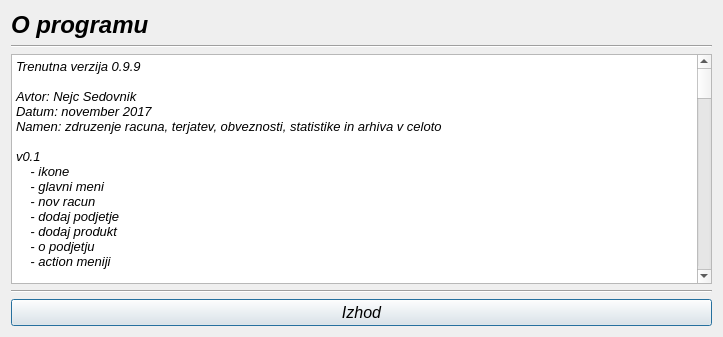
<?xml version="1.0" encoding="UTF-8"?>
<ui version="4.0">
 <class>Oprogramu</class>
 <widget class="QDialog" name="Oprogramu">
  <property name="geometry">
   <rect>
    <x>0</x>
    <y>0</y>
    <width>723</width>
    <height>337</height>
   </rect>
  </property>
  <property name="sizePolicy">
   <sizepolicy hsizetype="Fixed" vsizetype="Fixed">
    <horstretch>0</horstretch>
    <verstretch>0</verstretch>
   </sizepolicy>
  </property>
  <property name="windowTitle">
   <string>Dialog</string>
  </property>
  <layout class="QGridLayout" name="gridLayout">
   <item row="0" column="0">
    <layout class="QVBoxLayout" name="verticalLayout">
     <item>
      <widget class="QLabel" name="label">
       <property name="font">
        <font>
         <family>MS Sans Serif</family>
         <pointsize>18</pointsize>
         <weight>75</weight>
         <italic>true</italic>
         <bold>true</bold>
        </font>
       </property>
       <property name="text">
        <string>O programu</string>
       </property>
       <property name="buddy">
        <cstring>plainTextEdit</cstring>
       </property>
      </widget>
     </item>
     <item>
      <widget class="Line" name="line">
       <property name="font">
        <font>
         <italic>true</italic>
        </font>
       </property>
       <property name="orientation">
        <enum>Qt::Horizontal</enum>
       </property>
      </widget>
     </item>
     <item>
      <widget class="QPlainTextEdit" name="plainTextEdit">
       <property name="enabled">
        <bool>true</bool>
       </property>
       <property name="sizePolicy">
        <sizepolicy hsizetype="Expanding" vsizetype="Expanding">
         <horstretch>0</horstretch>
         <verstretch>0</verstretch>
        </sizepolicy>
       </property>
       <property name="font">
        <font>
         <family>MS Sans Serif</family>
         <pointsize>10</pointsize>
         <italic>true</italic>
        </font>
       </property>
       <property name="readOnly">
        <bool>true</bool>
       </property>
       <property name="plainText">
        <string>Trenutna verzija 0.9.9

Avtor: Nejc Sedovnik
Datum: november 2017
Namen: zdruzenje racuna, terjatev, obveznosti, statistike in arhiva v celoto
                                
v0.1
    - ikone
    - glavni meni
    - nov racun
    - dodaj podjetje
    - dodaj produkt
    - o podjetju
    - action meniji
                                
v0.2
    - nov racun oblika
    - dodaj podjetje oblika
    - dodaj produkt oblika
    - o podjetju oblika
    - main menu oblika
                                
v0.3
    - dodaj podjetje osnovna logika
    - zapise podjetje v file
    - doda v list widget
    - osnovna write &amp; read funkcija
    - gumb za popravljanje podatkov v filu
                                
v0.3.1
    - sprememba listWidget v treeWidget
    - dodana posta stranke
                                
v0.4
    - dodaj produkt logika
    - spremenjen izgled v produktih in strankah
    - mogoce dodajati stranke
    - mogoce dodajati produkte za stranke
    - mogoce spreminjati podatke strank
    - mogoce spreminjati podatke produktov
    - ob novi stranki naredi file za produkte te stranke, kot id_stranke.txt
                                
v0.5
    - nov racun omogoca vnos produktov, kosov in izracuna ceno za vsoto vseh produktov, ddv, popust in celoto
                                
v0.6
    - iskalnik v nov racun in dodaj / popravi produkte
    - nekaj popravkov v nov racun, dodan eur znak produktom, ce je med ceno vejica jo zamenja s piko,
      ker vejica ni decimalno locilo in jo racunalnik ne prebere kot decimalko, nekaj vizualnih popravkov
                                
v0.7
    - arhiv narejen
    - arhiv za nove racune narejen, osnovna oblika racuna narejena, print racuna narejen, shranjevanje
      racuna narejeno
    - manjsi popravki v celoti
                                
v0.8
    - terjatve osnova, prikaz, izracun
    - obveznosti izgled
                                
v0.9
    - terjatve in obveznosti osnovno delujejo, popravki v kodi, vizualni popravki
    - dodajajnje funkcij v terjatve in obveznosti in nov racun
    - mozno dodajati produkte direktno iz nov racun

v0.9.1
    - testna verzija, iskanje bugov, itd.

v0.9.2
    - dodan osnutek statistike
    - tablewidget v osnovi deluje
    - grafi se niso implementirani

v0.9.3
    - dodan graf v statistiko
    - popravljena koda v statistiki
    - vizualni popravki

v0.9.4
    - printanje računa nrejeno preko AdobeReader
    - popravljene terjatve, možno vpisovanje plačanih računov
    - bizbox račun izdelan (potrebno testiranje na bizbox strani)

v0.9.5
    - stilski popravki
    - statistika deluje (potrebni popravki v primeru popravljanja podjetja)

v0.9.9
    - stilski popravki racuna
    - pod testi deluje vse

TO_DO:
    - moznost posiljanja racuna po emailu strankam
    - printanje deluje preko AdobeReaderja
    - v statistiki tabelo razdeli na dva dela in jo pozicijoniraj na levo ali desno
    - itd.</string>
       </property>
      </widget>
     </item>
     <item>
      <widget class="Line" name="line_2">
       <property name="font">
        <font>
         <italic>true</italic>
        </font>
       </property>
       <property name="orientation">
        <enum>Qt::Horizontal</enum>
       </property>
      </widget>
     </item>
     <item>
      <widget class="QPushButton" name="pushButton">
       <property name="font">
        <font>
         <family>MS Sans Serif</family>
         <pointsize>12</pointsize>
         <italic>true</italic>
        </font>
       </property>
       <property name="text">
        <string>Izhod</string>
       </property>
      </widget>
     </item>
    </layout>
   </item>
  </layout>
 </widget>
 <resources/>
 <connections>
  <connection>
   <sender>pushButton</sender>
   <signal>clicked()</signal>
   <receiver>Oprogramu</receiver>
   <slot>close()</slot>
   <hints>
    <hint type="sourcelabel">
     <x>265</x>
     <y>341</y>
    </hint>
    <hint type="destinationlabel">
     <x>263</x>
     <y>258</y>
    </hint>
   </hints>
  </connection>
 </connections>
</ui>
